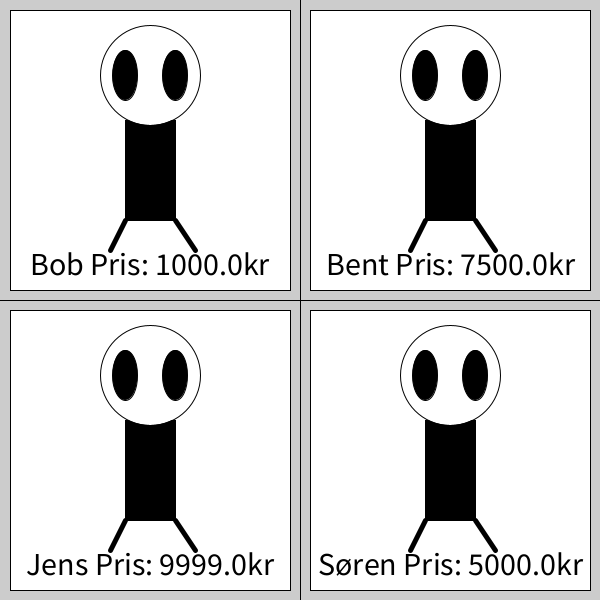
Frame 1 (no input)
Frame 60 (the mouse pressed at the canvas centre just before this capture): identical to frame 1, image omitted
Frame 120 (the mouse held since frame 60 and released just before this capture): identical to frame 1, image omitted

The Processing sketch that drew this single still picture (run headless with seeded random() and noise(); from frame 60 on, the mouse is pressed at the canvas centre):

// Processing sketch: kasse_system_aka_HUMAN_TRAFFICKING_APS
// ── kasse_system_aka_HUMAN_TRAFFICKING_APS.pde
String produkt1Navn, produkt2Navn, produkt3Navn, produkt4Navn, produktNavn, produkt, firmaNavn;
boolean buy = false;
float produkt1PrisMMoms, produkt2PrisMMoms, produkt3PrisMMoms, produkt4PrisMMoms, produktPris, moms, pris;


void setup() {
  size(600, 600);
  firmaNavn = "HUMAN TRAFFICKING APS";
  surface.setTitle(firmaNavn);
}

void draw() {
  produkt1();
  produkt2();
  produkt3();
  produkt4();
  if (buy == true) {
    kvitering();
  }
}

void produkt1() {
  produkt1PrisMMoms = 1000;
  produkt1Navn = "Bob";
  produktPris = produkt1PrisMMoms;
  produktNavn = produkt1Navn;
  produkt(0, 0);
}
void produkt2() {
  produkt2PrisMMoms = 7500;
  produkt2Navn = "Bent";
  produktPris = produkt2PrisMMoms;
  produktNavn = produkt2Navn;
  produkt(300, 0);
}
void produkt3() {
  produkt3PrisMMoms = 9999;
  produkt3Navn = "Jens";
  produktPris = produkt3PrisMMoms;
  produktNavn = produkt3Navn;
  produkt(0, 300);
}
void produkt4() {
  produkt4PrisMMoms = 5000;
  produkt4Navn = "Søren";
  produktPris = produkt4PrisMMoms;
  produktNavn = produkt4Navn;
  produkt(300, 300);
}

void produkt(int x, int y) {

  strokeWeight(1);
  fill(255);
  rect(10+x, 10+y, 280, 280);

  //divide screen i four squares
  line(300, 0, 300, 600);//vertical line
  line (0, 300, 600, 300); //Horizontal line

  // make body and color black
  fill(0, 0, 0);
  rect(125+x, 120+y, 50, 100);

  // make head and color white
  fill(255, 255, 255);
  circle(150+x, 75+y, 100);

  // make eys and color black
  fill(0, 0, 0);
  ellipse(125+x, 75+y, 25, 50);
  ellipse(175+x, 75+y, 25, 50);

  //make legs and thick
  strokeWeight(5);
  line(125+x, 220+y, 110+x, 250+y);
  line(175+x, 220+y, 195+x, 250+y);

  textSize(32);
  textAlign(CENTER);
  text(produktNavn + " Pris: " + produktPris + "kr", 150+x, 275+y);
}

void mousePressed() {
  if (mouseX <= 300-10 && mouseX >= 0+10 && mouseY <= 300-10 && mouseY >= 0+10 &&  buy == false) {
    print(produkt1Navn);
    produkt = produkt1Navn;
    pris = produkt1PrisMMoms;
    moms = produkt1PrisMMoms*0.2;
    buy = true;
  }
  if (mouseX <= 600-10 && mouseX >= 300+10 && mouseY <= 300-10 && mouseY >= 0+10 && buy == false) {
    print(produkt2Navn);
    produkt = produkt2Navn;
    pris = produkt2PrisMMoms;
    moms = produkt2PrisMMoms*0.2;
    buy = true;
  }
  if (mouseX <= 300-10 && mouseX >= 0+10 && mouseY <= 600-10 && mouseY >= 300+10 && buy == false ) {
    print(produkt3Navn);
    produkt = produkt3Navn;
    pris = produkt3PrisMMoms;
    moms = produkt3PrisMMoms*0.2;
    buy = true;
  }
  if (mouseX <= 600-10 && mouseX >= 300+10 && mouseY <= 600-10 && mouseY >= 300+10 && buy == false) {
    print(produkt4Navn);
    produkt = produkt4Navn;
    pris = produkt4PrisMMoms;
    moms = produkt4PrisMMoms*0.2;
    buy = true;
  }
}

void kvitering() {
  noStroke();
  fill(255);
  rect(0, 0, width, height);
  strokeWeight(5);
  fill(0);
  textSize(50);
  textAlign(CENTER);
  text(firmaNavn, width/2, 100);
  textSize(25);
  textAlign(LEFT);
  text("ADR.  Dybbøl Bygade 35B", 25, 175);
  text("TLF.  +45 40 96 75 02", 25, 200);
  text("CVR:  6942069", 25, 225);
  String date;
  if (minute() < 10) {
    date =  day() + "/" + month() + "/" + year() + "  " + hour() + ": 0" + minute();
  } else {
    date = day() + "/" + month() + "/" + year() + "  " + hour() + ":" + minute();
  }
  text(date, 25, 250);
  text("1 stk: " + produkt, 25, 325);
  textAlign(RIGHT);
  text("Pris: " + pris + " kr", 575, 325);
  textAlign(CENTER);
  text("Her af moms: " + moms + " kr", 300, 375);
}
